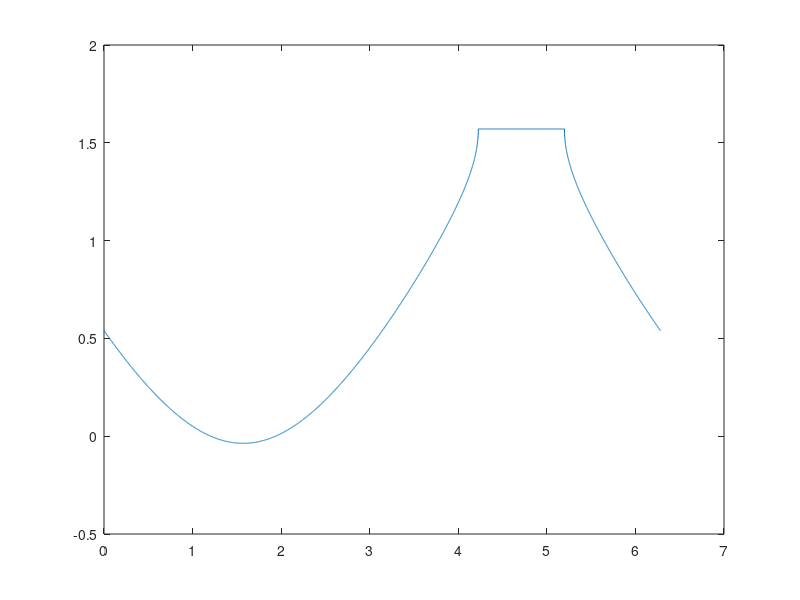

Recreate this plot in MATLAB. (Note: this script raises an error after producing the figure.)
%define link lengths
r1 = 0.1;
r2 = 0.055;
r3 = 0.1;
r4 = 0.055;

%define theta 2 range from 0 to 2 Pi
theta2 = 0:0.001:2*pi;

%use cosine law to find alpha
alpha = acos((r1^2 - r1*r2*cos(theta2))/(r1*sqrt(r1^2 + r2^2 - 2*r1*r2*cos(theta2))));

%use cosine law to find beta
beta = acos((r1^2 + r2^2 - 2*r1*r2*cos(theta2) + r4^2 - r3^2)/ (2 * r4 * sqrt(r1^2 + r2^2 - 2*r1*r2*cos(theta2))));

%use the angles obtained to find theta4, then find 1st and 2nd direvative
theta4 = pi - alpha - beta;
theta4_dot = diff(theta4);
theta4_dot_dot = diff(theta4_dot);

%use geometry to find theta3, then differentiate for 1st and 2nd derivative
theta3 = asin((1/r3)*(r4*sin(theta4) - r2*sin(theta2)));
theta3_dot = diff(theta3);
theta3_dot_dot = diff(theta3_dot);

plot(theta2, theta3)
hold on;
plot(theta2, theta3_dot)
hold on;
plot(theta2, theta3_dot_dot)
hold on;
plot(theta2, theta4)
hold on;
plot(theta2, theta4_dot)
hold on;
plot(theta2, theta4_dot_dot)
hold on;
